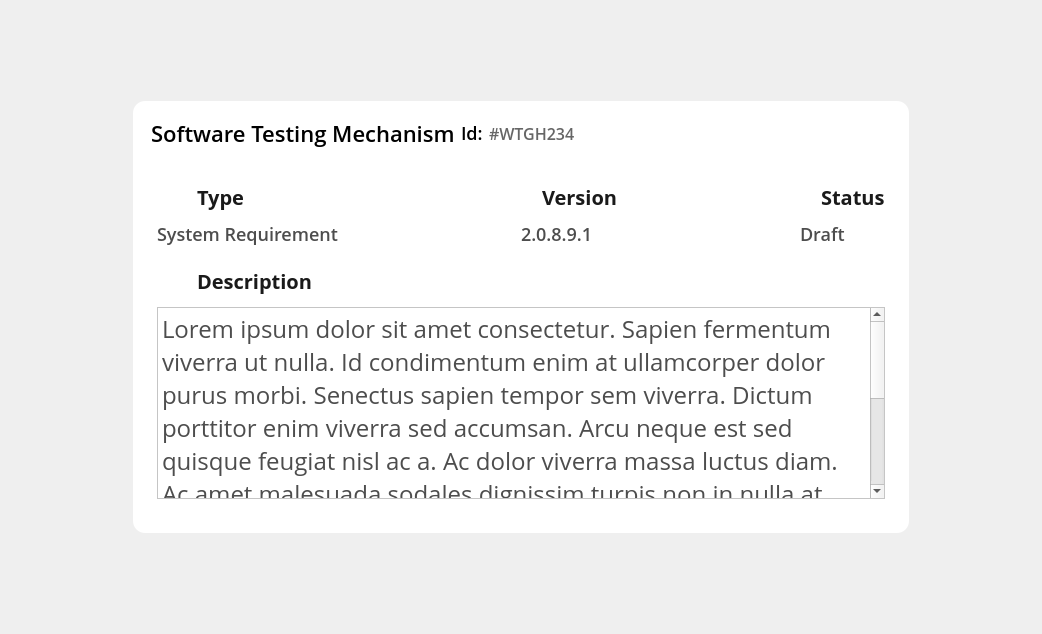
<?xml version="1.0" encoding="UTF-8"?>
<ui version="4.0">
 <class>RecordSummaryDialog</class>
 <widget class="QDialog" name="RecordSummaryDialog">
  <property name="geometry">
   <rect>
    <x>0</x>
    <y>0</y>
    <width>1042</width>
    <height>634</height>
   </rect>
  </property>
  <property name="windowTitle">
   <string>Dialog</string>
  </property>
  <layout class="QVBoxLayout" name="verticalLayout">
   <item alignment="Qt::AlignmentFlag::AlignHCenter|Qt::AlignmentFlag::AlignVCenter">
    <widget class="QWidget" name="dialogContainer" native="true">
     <property name="minimumSize">
      <size>
       <width>776</width>
       <height>348</height>
      </size>
     </property>
     <property name="maximumSize">
      <size>
       <width>776</width>
       <height>625</height>
      </size>
     </property>
     <property name="styleSheet">
      <string notr="true">#dialogContainer {
	border-radius: 12px;
	background-color: white;
}</string>
     </property>
     <layout class="QVBoxLayout" name="verticalLayout_2">
      <property name="spacing">
       <number>0</number>
      </property>
      <property name="leftMargin">
       <number>0</number>
      </property>
      <property name="topMargin">
       <number>0</number>
      </property>
      <property name="rightMargin">
       <number>0</number>
      </property>
      <property name="bottomMargin">
       <number>0</number>
      </property>
      <item>
       <widget class="QWidget" name="headerRow" native="true">
        <property name="minimumSize">
         <size>
          <width>0</width>
          <height>64</height>
         </size>
        </property>
        <property name="maximumSize">
         <size>
          <width>16777215</width>
          <height>64</height>
         </size>
        </property>
        <layout class="QHBoxLayout" name="horizontalLayout_3">
         <property name="leftMargin">
          <number>18</number>
         </property>
         <property name="rightMargin">
          <number>18</number>
         </property>
         <item>
          <widget class="QLabel" name="dialogTitle">
           <property name="styleSheet">
            <string notr="true">color: black;
font-family: Open Sans;
font-weight: 500;
font-size: 22px;
line-height: 30px;
letter-spacing: 0%;
</string>
           </property>
           <property name="text">
            <string>Software Testing Mechanism</string>
           </property>
          </widget>
         </item>
         <item>
          <widget class="QWidget" name="RecIDPart" native="true">
           <layout class="QHBoxLayout" name="horizontalLayout_2">
            <property name="leftMargin">
             <number>0</number>
            </property>
            <property name="topMargin">
             <number>0</number>
            </property>
            <property name="rightMargin">
             <number>0</number>
            </property>
            <property name="bottomMargin">
             <number>0</number>
            </property>
            <item>
             <widget class="QLabel" name="IdLabel">
              <property name="styleSheet">
               <string notr="true">QLabel {
font-family: Open Sans;
font-weight: 500;
font-size: 18px;
line-height: 26px;
letter-spacing: 0%;
color: black;
}</string>
              </property>
              <property name="text">
               <string>Id:</string>
              </property>
              <property name="textFormat">
               <enum>Qt::TextFormat::AutoText</enum>
              </property>
             </widget>
            </item>
            <item>
             <widget class="QLabel" name="recordIDLabel">
              <property name="styleSheet">
               <string notr="true">QLabel {
font-family: Open Sans;
font-weight: 500;
font-size: 16px;
line-height: 24px;
letter-spacing: 0%;
color: #666666
}</string>
              </property>
              <property name="text">
               <string>#WTGH234</string>
              </property>
             </widget>
            </item>
            <item>
             <widget class="QPushButton" name="expendWindowButton">
              <property name="text">
               <string/>
              </property>
              <property name="icon">
               <iconset resource="../../../../Resources/Resources.qrc">
                <normaloff>:/images/Project/expend-window.svg</normaloff>:/images/Project/expend-window.svg</iconset>
              </property>
              <property name="iconSize">
               <size>
                <width>20</width>
                <height>20</height>
               </size>
              </property>
              <property name="flat">
               <bool>true</bool>
              </property>
             </widget>
            </item>
           </layout>
          </widget>
         </item>
         <item>
          <spacer name="horizontalSpacer">
           <property name="orientation">
            <enum>Qt::Orientation::Horizontal</enum>
           </property>
           <property name="sizeHint" stdset="0">
            <size>
             <width>40</width>
             <height>20</height>
            </size>
           </property>
          </spacer>
         </item>
         <item>
          <widget class="QToolButton" name="closeButton">
           <property name="text">
            <string/>
           </property>
           <property name="icon">
            <iconset resource="../../../../Resources/Resources.qrc">
             <normaloff>:/images/Project/cross-icon.svg</normaloff>:/images/Project/cross-icon.svg</iconset>
           </property>
           <property name="iconSize">
            <size>
             <width>32</width>
             <height>32</height>
            </size>
           </property>
           <property name="autoRaise">
            <bool>true</bool>
           </property>
          </widget>
         </item>
        </layout>
       </widget>
      </item>
      <item>
       <widget class="QWidget" name="summaryGroup" native="true">
        <property name="minimumSize">
         <size>
          <width>0</width>
          <height>0</height>
         </size>
        </property>
        <property name="styleSheet">
         <string notr="true">#summaryGroup {
	background-color:transparent;
}</string>
        </property>
        <layout class="QVBoxLayout" name="verticalLayout_3">
         <property name="spacing">
          <number>18</number>
         </property>
         <property name="leftMargin">
          <number>24</number>
         </property>
         <property name="topMargin">
          <number>18</number>
         </property>
         <property name="rightMargin">
          <number>24</number>
         </property>
         <property name="bottomMargin">
          <number>34</number>
         </property>
         <item>
          <widget class="QWidget" name="fieldRow1" native="true">
           <property name="maximumSize">
            <size>
             <width>16777215</width>
             <height>68</height>
            </size>
           </property>
           <layout class="QHBoxLayout" name="horizontalLayout">
            <property name="leftMargin">
             <number>0</number>
            </property>
            <property name="topMargin">
             <number>0</number>
            </property>
            <property name="rightMargin">
             <number>0</number>
            </property>
            <property name="bottomMargin">
             <number>0</number>
            </property>
            <item>
             <widget class="QWidget" name="typeField" native="true">
              <property name="sizePolicy">
               <sizepolicy hsizetype="Preferred" vsizetype="Maximum">
                <horstretch>0</horstretch>
                <verstretch>0</verstretch>
               </sizepolicy>
              </property>
              <layout class="QVBoxLayout" name="verticalLayout_4">
               <property name="spacing">
                <number>10</number>
               </property>
               <property name="leftMargin">
                <number>0</number>
               </property>
               <property name="topMargin">
                <number>0</number>
               </property>
               <property name="rightMargin">
                <number>0</number>
               </property>
               <property name="bottomMargin">
                <number>0</number>
               </property>
               <item>
                <widget class="QWidget" name="typeHeader" native="true">
                 <property name="maximumSize">
                  <size>
                   <width>16777215</width>
                   <height>32</height>
                  </size>
                 </property>
                 <property name="styleSheet">
                  <string notr="true">QLabel {
color: #1A1A1A;
font-family: Open Sans;
font-weight: 600;
font-size: 20px;
line-height: 28px;
letter-spacing: 0%;
}</string>
                 </property>
                 <layout class="QHBoxLayout" name="horizontalLayout_4">
                  <property name="spacing">
                   <number>8</number>
                  </property>
                  <property name="leftMargin">
                   <number>0</number>
                  </property>
                  <property name="topMargin">
                   <number>0</number>
                  </property>
                  <property name="rightMargin">
                   <number>0</number>
                  </property>
                  <property name="bottomMargin">
                   <number>0</number>
                  </property>
                  <item>
                   <widget class="QLabel" name="label">
                    <property name="maximumSize">
                     <size>
                      <width>32</width>
                      <height>32</height>
                     </size>
                    </property>
                    <property name="text">
                     <string/>
                    </property>
                    <property name="pixmap">
                     <pixmap resource="../../../../Resources/Resources.qrc">:/images/Record/type-icon.svg</pixmap>
                    </property>
                   </widget>
                  </item>
                  <item>
                   <widget class="QLabel" name="typeLabel">
                    <property name="text">
                     <string>Type</string>
                    </property>
                   </widget>
                  </item>
                 </layout>
                </widget>
               </item>
               <item>
                <widget class="QLabel" name="typeFieldLabel">
                 <property name="maximumSize">
                  <size>
                   <width>16777215</width>
                   <height>26</height>
                  </size>
                 </property>
                 <property name="styleSheet">
                  <string notr="true">QLabel {
color: #4D4D4D;
font-family: Open Sans;
font-weight: 500;
font-size: 18px;
line-height: 26px;
letter-spacing: 0%;
}</string>
                 </property>
                 <property name="text">
                  <string>System Requirement</string>
                 </property>
                </widget>
               </item>
              </layout>
             </widget>
            </item>
            <item>
             <spacer name="horizontalSpacer_2">
              <property name="orientation">
               <enum>Qt::Orientation::Horizontal</enum>
              </property>
              <property name="sizeHint" stdset="0">
               <size>
                <width>40</width>
                <height>20</height>
               </size>
              </property>
             </spacer>
            </item>
            <item>
             <widget class="QWidget" name="versionField" native="true">
              <property name="sizePolicy">
               <sizepolicy hsizetype="Preferred" vsizetype="Maximum">
                <horstretch>0</horstretch>
                <verstretch>0</verstretch>
               </sizepolicy>
              </property>
              <layout class="QVBoxLayout" name="verticalLayout_5">
               <property name="spacing">
                <number>10</number>
               </property>
               <property name="leftMargin">
                <number>0</number>
               </property>
               <property name="topMargin">
                <number>0</number>
               </property>
               <property name="rightMargin">
                <number>0</number>
               </property>
               <property name="bottomMargin">
                <number>0</number>
               </property>
               <item>
                <widget class="QWidget" name="versionHeader" native="true">
                 <property name="maximumSize">
                  <size>
                   <width>16777215</width>
                   <height>32</height>
                  </size>
                 </property>
                 <property name="styleSheet">
                  <string notr="true">QLabel {
color: #1A1A1A;
font-family: Open Sans;
font-weight: 600;
font-size: 20px;
line-height: 28px;
letter-spacing: 0%;
}</string>
                 </property>
                 <layout class="QHBoxLayout" name="horizontalLayout_7">
                  <property name="spacing">
                   <number>8</number>
                  </property>
                  <property name="leftMargin">
                   <number>0</number>
                  </property>
                  <property name="topMargin">
                   <number>0</number>
                  </property>
                  <property name="rightMargin">
                   <number>0</number>
                  </property>
                  <property name="bottomMargin">
                   <number>0</number>
                  </property>
                  <item>
                   <widget class="QLabel" name="versionIcon">
                    <property name="sizePolicy">
                     <sizepolicy hsizetype="Preferred" vsizetype="Preferred">
                      <horstretch>0</horstretch>
                      <verstretch>0</verstretch>
                     </sizepolicy>
                    </property>
                    <property name="maximumSize">
                     <size>
                      <width>50</width>
                      <height>40</height>
                     </size>
                    </property>
                    <property name="text">
                     <string/>
                    </property>
                    <property name="pixmap">
                     <pixmap resource="../../../../Resources/Resources.qrc">:/images/Record/version-icon.svg</pixmap>
                    </property>
                   </widget>
                  </item>
                  <item>
                   <widget class="QLabel" name="versionLabel">
                    <property name="text">
                     <string>Version</string>
                    </property>
                   </widget>
                  </item>
                 </layout>
                </widget>
               </item>
               <item>
                <widget class="QLabel" name="versionFieldLabel">
                 <property name="styleSheet">
                  <string notr="true">QLabel {
color: #4D4D4D;
font-family: Open Sans;
font-weight: 500;
font-size: 18px;
line-height: 26px;
letter-spacing: 0%;
}</string>
                 </property>
                 <property name="text">
                  <string>2.0.8.9.1</string>
                 </property>
                </widget>
               </item>
              </layout>
             </widget>
            </item>
            <item>
             <spacer name="horizontalSpacer_3">
              <property name="orientation">
               <enum>Qt::Orientation::Horizontal</enum>
              </property>
              <property name="sizeHint" stdset="0">
               <size>
                <width>40</width>
                <height>20</height>
               </size>
              </property>
             </spacer>
            </item>
            <item>
             <widget class="QWidget" name="statusField" native="true">
              <property name="sizePolicy">
               <sizepolicy hsizetype="Preferred" vsizetype="Maximum">
                <horstretch>0</horstretch>
                <verstretch>0</verstretch>
               </sizepolicy>
              </property>
              <layout class="QVBoxLayout" name="verticalLayout_6">
               <property name="spacing">
                <number>10</number>
               </property>
               <property name="leftMargin">
                <number>0</number>
               </property>
               <property name="topMargin">
                <number>0</number>
               </property>
               <property name="rightMargin">
                <number>0</number>
               </property>
               <property name="bottomMargin">
                <number>0</number>
               </property>
               <item>
                <widget class="QWidget" name="statusHeader" native="true">
                 <property name="maximumSize">
                  <size>
                   <width>16777215</width>
                   <height>32</height>
                  </size>
                 </property>
                 <property name="styleSheet">
                  <string notr="true">QLabel {
color: #1A1A1A;
font-family: Open Sans;
font-weight: 600;
font-size: 20px;
line-height: 28px;
letter-spacing: 0%;
}</string>
                 </property>
                 <layout class="QHBoxLayout" name="horizontalLayout_8">
                  <property name="spacing">
                   <number>8</number>
                  </property>
                  <property name="leftMargin">
                   <number>0</number>
                  </property>
                  <property name="topMargin">
                   <number>0</number>
                  </property>
                  <property name="rightMargin">
                   <number>0</number>
                  </property>
                  <property name="bottomMargin">
                   <number>0</number>
                  </property>
                  <item>
                   <widget class="QLabel" name="statusIcon">
                    <property name="maximumSize">
                     <size>
                      <width>32</width>
                      <height>32</height>
                     </size>
                    </property>
                    <property name="text">
                     <string/>
                    </property>
                    <property name="pixmap">
                     <pixmap resource="../../../../Resources/Resources.qrc">:/images/Record/status-icon.svg</pixmap>
                    </property>
                   </widget>
                  </item>
                  <item>
                   <widget class="QLabel" name="statusHeaderLabel">
                    <property name="text">
                     <string>Status</string>
                    </property>
                   </widget>
                  </item>
                 </layout>
                </widget>
               </item>
               <item>
                <widget class="QLabel" name="statusValueLabel">
                 <property name="styleSheet">
                  <string notr="true">QLabel {
color: #4D4D4D;
font-family: Open Sans;
font-weight: 500;
font-size: 18px;
line-height: 26px;
letter-spacing: 0%;
}</string>
                 </property>
                 <property name="text">
                  <string>Draft</string>
                 </property>
                </widget>
               </item>
              </layout>
             </widget>
            </item>
           </layout>
          </widget>
         </item>
         <item>
          <widget class="QWidget" name="descField" native="true">
           <layout class="QVBoxLayout" name="verticalLayout_8">
            <property name="spacing">
             <number>10</number>
            </property>
            <property name="leftMargin">
             <number>0</number>
            </property>
            <property name="topMargin">
             <number>0</number>
            </property>
            <property name="rightMargin">
             <number>0</number>
            </property>
            <property name="bottomMargin">
             <number>0</number>
            </property>
            <item>
             <widget class="QWidget" name="descHeader" native="true">
              <property name="minimumSize">
               <size>
                <width>0</width>
                <height>32</height>
               </size>
              </property>
              <layout class="QHBoxLayout" name="horizontalLayout_12">
               <property name="spacing">
                <number>8</number>
               </property>
               <property name="leftMargin">
                <number>0</number>
               </property>
               <property name="topMargin">
                <number>0</number>
               </property>
               <property name="rightMargin">
                <number>0</number>
               </property>
               <property name="bottomMargin">
                <number>0</number>
               </property>
               <item>
                <widget class="QWidget" name="descIcon" native="true">
                 <property name="sizePolicy">
                  <sizepolicy hsizetype="Fixed" vsizetype="Fixed">
                   <horstretch>0</horstretch>
                   <verstretch>0</verstretch>
                  </sizepolicy>
                 </property>
                 <property name="minimumSize">
                  <size>
                   <width>32</width>
                   <height>32</height>
                  </size>
                 </property>
                 <property name="maximumSize">
                  <size>
                   <width>32</width>
                   <height>32</height>
                  </size>
                 </property>
                 <property name="styleSheet">
                  <string notr="true">image: url(:/images/Record/desc-icon.svg);</string>
                 </property>
                </widget>
               </item>
               <item>
                <widget class="QLabel" name="descLabel">
                 <property name="styleSheet">
                  <string notr="true">QLabel {
color: #1A1A1A;
font-family: Open Sans;
font-weight: 600;
font-size: 20px;
line-height: 28px;
letter-spacing: 0%;
}</string>
                 </property>
                 <property name="text">
                  <string>Description</string>
                 </property>
                </widget>
               </item>
              </layout>
             </widget>
            </item>
            <item>
             <widget class="QTextBrowser" name="descTextView">
              <property name="styleSheet">
               <string notr="true">QTextBrowser {
font-family: Open Sans;
font-weight: 500;
font-size: 18px;
line-height: 26px;
letter-spacing: 0%;
color: #4D4D4D;
background-color: rgb(255, 255, 255);
}

QScrollBar {
    background: transparent;
}

QScrollBar:vertical {
    width: 6px;
    background: transparent;
}
QScrollBar::handle:vertical {
    background: #4B286D;
    border-radius: 3px;
}
QScrollBar::add-line:vertical,
QScrollBar::sub-line:vertical {
    height: 0;
}</string>
              </property>
              <property name="html">
               <string>&lt;!DOCTYPE HTML PUBLIC &quot;-//W3C//DTD HTML 4.0//EN&quot; &quot;http://www.w3.org/TR/REC-html40/strict.dtd&quot;&gt;
&lt;html&gt;&lt;head&gt;&lt;meta name=&quot;qrichtext&quot; content=&quot;1&quot; /&gt;&lt;meta charset=&quot;utf-8&quot; /&gt;&lt;style type=&quot;text/css&quot;&gt;
p, li { white-space: pre-wrap; }
hr { height: 1px; border-width: 0; }
li.unchecked::marker { content: &quot;\2610&quot;; }
li.checked::marker { content: &quot;\2612&quot;; }
&lt;/style&gt;&lt;/head&gt;&lt;body style=&quot; font-family:'Open Sans'; font-size:18px; font-weight:500; font-style:normal;&quot;&gt;
&lt;p style=&quot; margin-top:0px; margin-bottom:0px; margin-left:0px; margin-right:0px; -qt-block-indent:0; text-indent:0px;&quot;&gt;&lt;span style=&quot; font-family:'Segoe UI'; font-size:18pt; font-weight:400;&quot;&gt;Lorem ipsum dolor sit amet consectetur. Sapien fermentum viverra ut nulla. Id condimentum enim at ullamcorper dolor purus morbi. Senectus sapien tempor sem viverra. Dictum porttitor enim viverra sed accumsan. Arcu neque est sed quisque feugiat nisl ac a. Ac dolor viverra massa luctus diam. Ac amet malesuada sodales dignissim turpis non in nulla at. Consectetur eget gravida magnis porta nullam in malesuada facilisis. Vestibulum commodo dui posuere nascetur cras neque sed. Vestibulum pellentesque est nulla pretium in tempus sed platea. Nam imperdiet vitae turpis in cras. Pretium integer feugiat a at risus. Nec sollicitudin suspendisse tellus See more&lt;/span&gt;&lt;/p&gt;&lt;/body&gt;&lt;/html&gt;</string>
              </property>
             </widget>
            </item>
           </layout>
          </widget>
         </item>
        </layout>
       </widget>
      </item>
     </layout>
    </widget>
   </item>
  </layout>
 </widget>
 <resources>
  <include location="../../../../Resources/Resources.qrc"/>
 </resources>
 <connections>
  <connection>
   <sender>closeButton</sender>
   <signal>clicked()</signal>
   <receiver>RecordSummaryDialog</receiver>
   <slot>onCloseButtonClicked()</slot>
   <hints>
    <hint type="sourcelabel">
     <x>870</x>
     <y>131</y>
    </hint>
    <hint type="destinationlabel">
     <x>520</x>
     <y>316</y>
    </hint>
   </hints>
  </connection>
 </connections>
 <slots>
  <slot>onCloseButtonClicked()</slot>
 </slots>
</ui>
